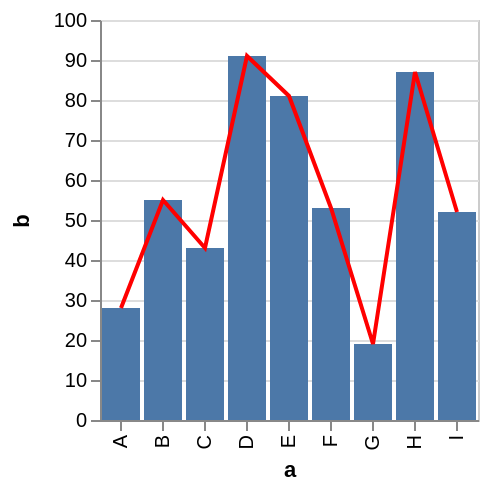

Describe this chart as a Vega-Lite specification.
### Vega specification from a JSON file in a GitHub repository (floating-point values rounded to 4 significant figures)
{"$schema": "https://vega.github.io/schema/vega/v3.0.json", "autosize": "pad", "padding": 5, "encode": {"update": {"stroke": {"value": "#ccc"}, "fill": {"value": "transparent"}}}, "data": [{"name": "source_0", "values": [{"a": "A", "b": 28}, {"a": "B", "b": 55}, {"a": "C", "b": 43}, {"a": "D", "b": 91}, {"a": "E", "b": 81}, {"a": "F", "b": 53}, {"a": "G", "b": 19}, {"a": "H", "b": 87}, {"a": "I", "b": 52}]}, {"name": "data_1", "source": "source_0", "transform": [{"type": "formula", "expr": "toNumber(datum[\"b\"])", "as": "b"}, {"type": "filter", "expr": "datum[\"b\"] !== null && !isNaN(datum[\"b\"])"}]}, {"name": "data_2", "source": "source_0", "transform": [{"type": "formula", "expr": "toNumber(datum[\"b\"])", "as": "b"}, {"type": "filter", "expr": "datum[\"b\"] !== null && !isNaN(datum[\"b\"])"}, {"type": "collect", "sort": {"field": "a", "order": "descending"}}]}], "signals": [{"name": "x_step", "value": 21}, {"name": "width", "update": "bandspace(domain('x').length, 0.1, 0.05) * x_step"}, {"name": "height", "update": "200"}], "marks": [{"name": "layer_0_marks", "type": "rect", "role": "bar", "from": {"data": "data_1"}, "encode": {"update": {"x": {"scale": "x", "field": "a"}, "width": {"scale": "x", "band": true}, "y": {"scale": "y", "field": "b"}, "y2": {"scale": "y", "value": 0}, "fill": {"value": "#4c78a8"}}}, "clip": true}, {"name": "layer_1_marks", "type": "line", "from": {"data": "data_2"}, "encode": {"update": {"x": {"scale": "x", "field": "a", "band": 0.5}, "y": {"scale": "y", "field": "b"}, "stroke": {"value": "red"}}}, "clip": true}], "scales": [{"name": "x", "type": "band", "domain": {"fields": [{"data": "data_1", "field": "a"}, {"data": "data_2", "field": "a"}], "sort": true}, "range": {"step": {"signal": "x_step"}}, "round": true, "paddingInner": 0.1, "paddingOuter": 0.05}, {"name": "y", "type": "linear", "domain": {"fields": [{"data": "data_1", "field": "b"}, {"data": "data_2", "field": "b"}], "sort": true}, "range": [{"signal": "height"}, 0], "round": true, "nice": true, "zero": true}], "axes": [{"scale": "x", "orient": "bottom", "tickCount": 5, "title": "a", "zindex": 1, "encode": {"labels": {"update": {"angle": {"value": 270}, "align": {"value": "right"}, "baseline": {"value": "middle"}}}}}, {"scale": "y", "maxExtent": 30, "minExtent": 30, "orient": "left", "title": "b", "zindex": 1}, {"scale": "y", "domain": false, "grid": true, "labels": false, "orient": "left", "ticks": false, "zindex": 0, "gridScale": "x"}], "config": {"axis": {"quantitativeExtent": 30}}}
